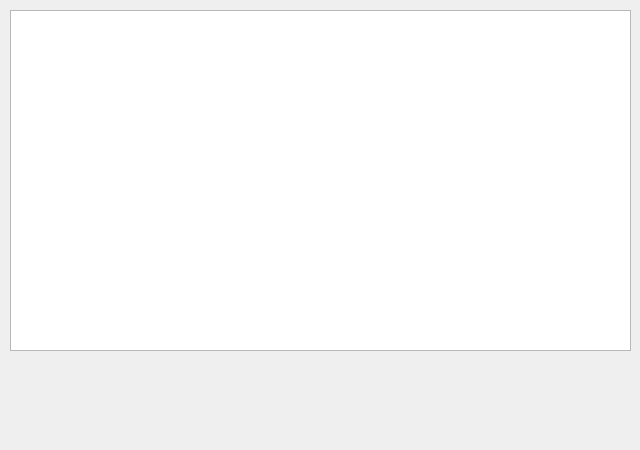
<?xml version="1.0" encoding="UTF-8"?>
<ui version="4.0">
 <class>MGAListForm</class>
 <widget class="QWidget" name="MGAListForm">
  <property name="geometry">
   <rect>
    <x>0</x>
    <y>0</y>
    <width>640</width>
    <height>450</height>
   </rect>
  </property>
  <property name="windowTitle">
   <string>Form</string>
  </property>
  <widget class="QWidget" name="horizontalLayoutWidget">
   <property name="geometry">
    <rect>
     <x>10</x>
     <y>360</y>
     <width>621</width>
     <height>81</height>
    </rect>
   </property>
   <layout class="QHBoxLayout" name="horizontalLayout"/>
  </widget>
  <widget class="QTableWidget" name="userListWidget">
   <property name="geometry">
    <rect>
     <x>10</x>
     <y>10</y>
     <width>621</width>
     <height>341</height>
    </rect>
   </property>
  </widget>
 </widget>
 <resources/>
 <connections/>
</ui>
